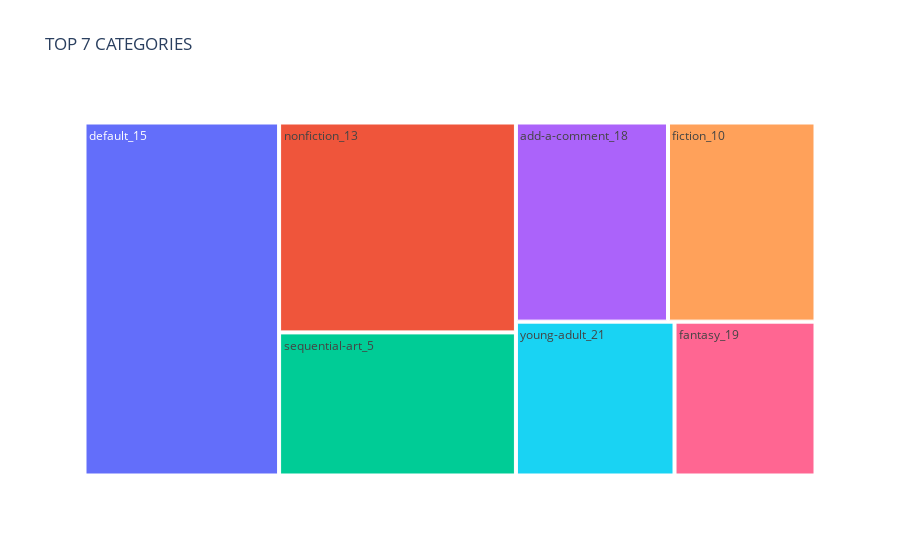

Here is the notebook cell this chart was saved with:
### Markdown cell above
As we see median price is 35.98, q1-q3=22.105-47.475

### Code cell
#Let's find the most popular categories
common_books=data['product_category'].value_counts()[:7].rename_axis('Common Books').reset_index(name='count')
fig = px.treemap(common_books, path=['Common Books'], values='count',title='TOP 7 CATEGORIES')

fig.show()

### Figure 1 — Plotly figure (JSON) as saved in the notebook; plotly's stock layout.template omitted (floating-point values rounded to 4 significant figures)
{"data": [{"branchvalues": "total", "domain": {"x": [0, 1], "y": [0, 1]}, "hovertemplate": "labels=%{label}<br>count=%{value}<br>parent=%{parent}<br>id=%{id}<extra></extra>", "ids": ["add-a-comment_18", "default_15", "fantasy_19", "fiction_10", "nonfiction_13", "sequential-art_5", "young-adult_21"], "labels": ["add-a-comment_18", "default_15", "fantasy_19", "fiction_10", "nonfiction_13", "sequential-art_5", "young-adult_21"], "name": "", "parents": ["", "", "", "", "", "", ""], "type": "treemap", "values": [67, 152, 48, 65, 110, 75, 54]}], "layout": {"legend": {"tracegroupgap": 0}, "title": {"text": "TOP 7 CATEGORIES"}}}
